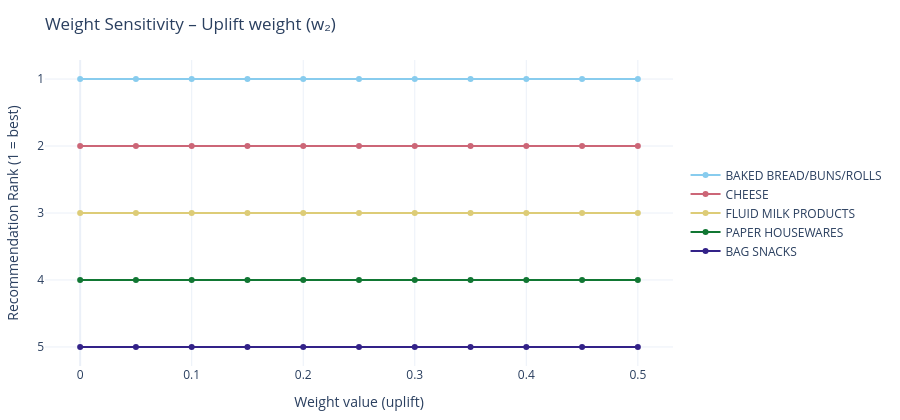
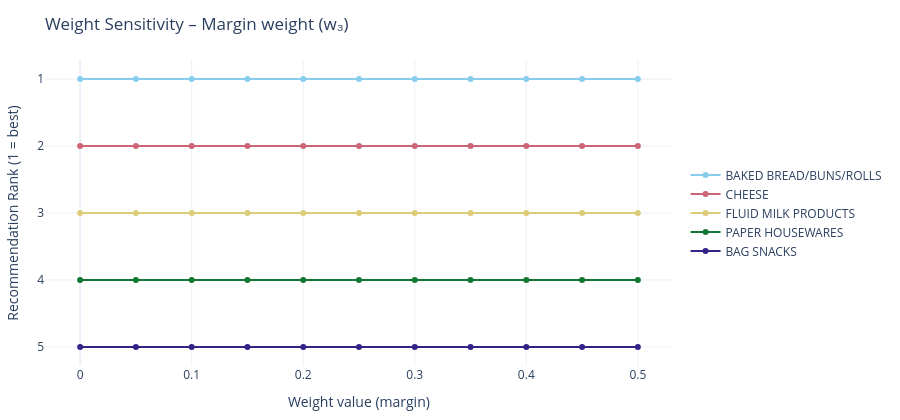

The notebook cell saved with these charts, in order:
### Code cell
# ── Figure 3: Bump / slope chart ─────────────────────────────────────────────
def build_slope_chart(sens, title_label):
    combined = pd.concat(
        [df[["COMMODITY_DESC", "rank", "sweep_value"]] for df in sens.top5_per_step],
        ignore_index=True,
    )
    items   = combined["COMMODITY_DESC"].unique()
    palette = px.colors.qualitative.Safe
    cmap    = {item: palette[i % len(palette)] for i, item in enumerate(items)}

    fig = go.Figure()
    for item in items:
        sub = combined[combined["COMMODITY_DESC"] == item].sort_values("sweep_value")
        fig.add_trace(go.Scatter(
            x    = sub["sweep_value"],
            y    = sub["rank"],
            mode = "lines+markers",
            name = item[:28],
            line = dict(color=cmap[item], width=2),
            marker=dict(size=6),
        ))

    fig.update_layout(
        title       = f"Weight Sensitivity – {title_label}",
        xaxis_title = f"Weight value ({sens.swept_weight})",
        yaxis_title = "Recommendation Rank (1 = best)",
        yaxis       = dict(autorange="reversed", tickvals=[1, 2, 3, 4, 5]),
        template    = "plotly_white",
        font        = dict(size=12),
        legend      = dict(orientation="v", x=1.02, y=0.5),
        height      = 420,
        margin      = dict(l=40, r=20, t=60, b=40),
    )
    return fig

fig_uplift = build_slope_chart(sens_uplift, "Uplift weight (w₂)")
fig_margin = build_slope_chart(sens_margin, "Margin weight (w₃)")

fig_uplift.write_html(str(FIG_DIR / "weight_sensitivity_slope.html"))
fig_uplift.show()
fig_margin.show()
print("✅  Saved → reports/weight_sensitivity_slope.html")

### Figure 1 — Plotly figure (JSON) as saved in the notebook; plotly's stock layout.template omitted (floating-point values rounded to 4 significant figures)
{"data": [{"line": {"color": "rgb(136, 204, 238)", "width": 2}, "marker": {"size": 6}, "mode": "lines+markers", "name": "BAKED BREAD/BUNS/ROLLS", "type": "scatter", "x": [0.0, 0.05, 0.1, 0.15, 0.2, 0.25, 0.3, 0.35, 0.4, 0.45, 0.5], "y": [1, 1, 1, 1, 1, 1, 1, 1, 1, 1, 1]}, {"line": {"color": "rgb(204, 102, 119)", "width": 2}, "marker": {"size": 6}, "mode": "lines+markers", "name": "CHEESE", "type": "scatter", "x": [0.0, 0.05, 0.1, 0.15, 0.2, 0.25, 0.3, 0.35, 0.4, 0.45, 0.5], "y": [2, 2, 2, 2, 2, 2, 2, 2, 2, 2, 2]}, {"line": {"color": "rgb(221, 204, 119)", "width": 2}, "marker": {"size": 6}, "mode": "lines+markers", "name": "FLUID MILK PRODUCTS", "type": "scatter", "x": [0.0, 0.05, 0.1, 0.15, 0.2, 0.25, 0.3, 0.35, 0.4, 0.45, 0.5], "y": [3, 3, 3, 3, 3, 3, 3, 3, 3, 3, 3]}, {"line": {"color": "rgb(17, 119, 51)", "width": 2}, "marker": {"size": 6}, "mode": "lines+markers", "name": "PAPER HOUSEWARES", "type": "scatter", "x": [0.0, 0.05, 0.1, 0.15, 0.2, 0.25, 0.3, 0.35, 0.4, 0.45, 0.5], "y": [4, 4, 4, 4, 4, 4, 4, 4, 4, 4, 4]}, {"line": {"color": "rgb(51, 34, 136)", "width": 2}, "marker": {"size": 6}, "mode": "lines+markers", "name": "BAG SNACKS", "type": "scatter", "x": [0.0, 0.05, 0.1, 0.15, 0.2, 0.25, 0.3, 0.35, 0.4, 0.45, 0.5], "y": [5, 5, 5, 5, 5, 5, 5, 5, 5, 5, 5]}], "layout": {"font": {"size": 12}, "height": 420, "legend": {"orientation": "v", "x": 1.02, "y": 0.5}, "margin": {"b": 40, "l": 40, "r": 20, "t": 60}, "title": {"text": "Weight Sensitivity – Uplift weight (w₂)"}, "xaxis": {"title": {"text": "Weight value (uplift)"}}, "yaxis": {"autorange": "reversed", "tickvals": [1, 2, 3, 4, 5], "title": {"text": "Recommendation Rank (1 = best)"}}}}

### Figure 2 — Plotly figure (JSON) as saved in the notebook; plotly's stock layout.template omitted (floating-point values rounded to 4 significant figures)
{"data": [{"line": {"color": "rgb(136, 204, 238)", "width": 2}, "marker": {"size": 6}, "mode": "lines+markers", "name": "BAKED BREAD/BUNS/ROLLS", "type": "scatter", "x": [0.0, 0.05, 0.1, 0.15, 0.2, 0.25, 0.3, 0.35, 0.4, 0.45, 0.5], "y": [1, 1, 1, 1, 1, 1, 1, 1, 1, 1, 1]}, {"line": {"color": "rgb(204, 102, 119)", "width": 2}, "marker": {"size": 6}, "mode": "lines+markers", "name": "CHEESE", "type": "scatter", "x": [0.0, 0.05, 0.1, 0.15, 0.2, 0.25, 0.3, 0.35, 0.4, 0.45, 0.5], "y": [2, 2, 2, 2, 2, 2, 2, 2, 2, 2, 2]}, {"line": {"color": "rgb(221, 204, 119)", "width": 2}, "marker": {"size": 6}, "mode": "lines+markers", "name": "FLUID MILK PRODUCTS", "type": "scatter", "x": [0.0, 0.05, 0.1, 0.15, 0.2, 0.25, 0.3, 0.35, 0.4, 0.45, 0.5], "y": [3, 3, 3, 3, 3, 3, 3, 3, 3, 3, 3]}, {"line": {"color": "rgb(17, 119, 51)", "width": 2}, "marker": {"size": 6}, "mode": "lines+markers", "name": "PAPER HOUSEWARES", "type": "scatter", "x": [0.0, 0.05, 0.1, 0.15, 0.2, 0.25, 0.3, 0.35, 0.4, 0.45, 0.5], "y": [4, 4, 4, 4, 4, 4, 4, 4, 4, 4, 4]}, {"line": {"color": "rgb(51, 34, 136)", "width": 2}, "marker": {"size": 6}, "mode": "lines+markers", "name": "BAG SNACKS", "type": "scatter", "x": [0.0, 0.05, 0.1, 0.15, 0.2, 0.25, 0.3, 0.35, 0.4, 0.45, 0.5], "y": [5, 5, 5, 5, 5, 5, 5, 5, 5, 5, 5]}], "layout": {"font": {"size": 12}, "height": 420, "legend": {"orientation": "v", "x": 1.02, "y": 0.5}, "margin": {"b": 40, "l": 40, "r": 20, "t": 60}, "title": {"text": "Weight Sensitivity – Margin weight (w₃)"}, "xaxis": {"title": {"text": "Weight value (margin)"}}, "yaxis": {"autorange": "reversed", "tickvals": [1, 2, 3, 4, 5], "title": {"text": "Recommendation Rank (1 = best)"}}}}
